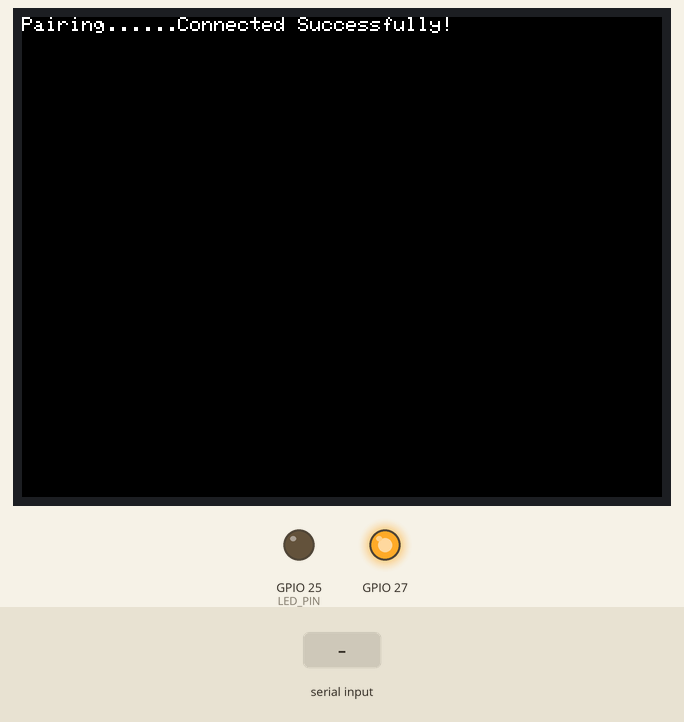
A sketch run on a simulated ESP32. Shown: 320×240 colour display, output pins drawn as LEDs (lit = HIGH). Inputs (shaded band) come from the test bench. Nothing arrives over Bluetooth unless stated; what the sketch prints to the serial monitor is not drawn.

Above: at 1.5 s.
1.6 s: "B\n" received over the second serial link
At 2.8 s:
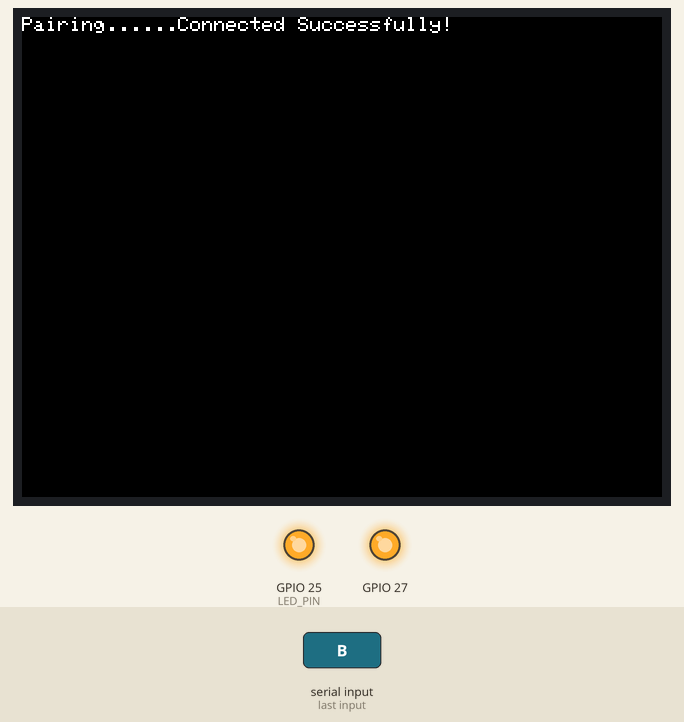
3.1 s: "A\n" received over the second serial link
At 3.9 s:
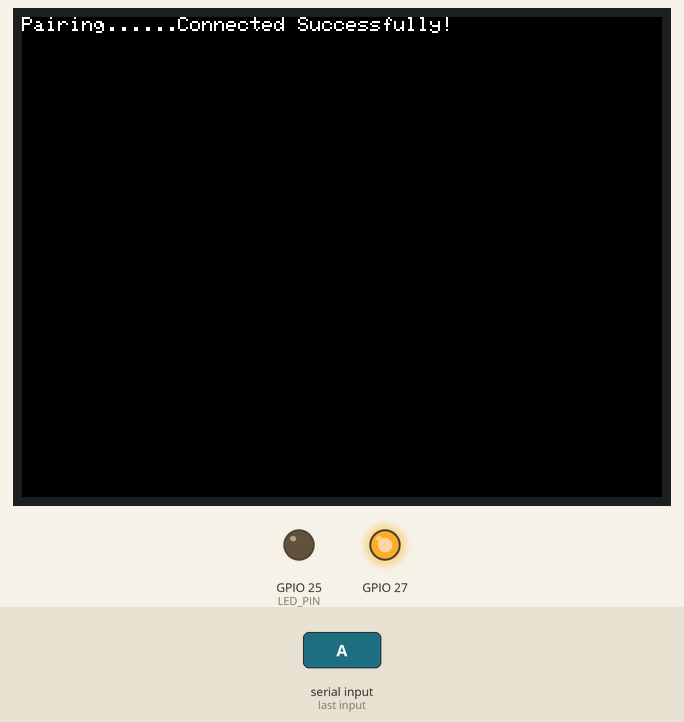
Timing chart, 0 to 6.1 s (numbered marks = the images above; inputs shaded):
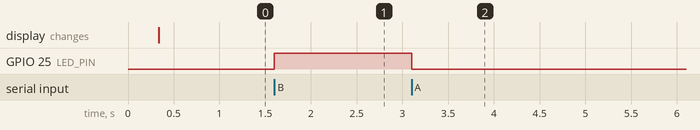

Measured:
- after the input at 1.6 s, GPIO 25 (LED_PIN): LOW → HIGH at once
- after the input at 3.1 s, GPIO 25 (LED_PIN): HIGH → LOW at once

The sketch:

server.ino
```cpp
/**************************CrowPanel ESP32 HMI Display Example Code************************
Version     :	1.0
Suitable for:	CrowPanel ESP32 HMI Display
Product link:	https://www.elecrow.com/esp32-display-series-hmi-touch-screen.html
Code	  link:	https://github.com/Elecrow-RD/CrowPanel-ESP32-Display-Course-File
Lesson	link:	https://www.youtube.com/watch?v=WHfPH-Kr9XU
Description	:	The code is currently available based on the course on YouTube,
              if you have any questions, please refer to the course video: Introduction
              to ask questions or feedback.
**************************************************************/


#include <TFT_eSPI.h>
/**************************TFT_eSPI************************
If you don't know how to configure TFT_eSPI library for the display and touch driver
Please refer to the content of the fifth lesson
**************************************************************/

#include <Arduino.h>
#include "BluetoothSerial.h"

// LED pin definition
#define LED_PIN   25

BluetoothSerial SerialBT;
const char *pin = "1234"; // Bluetooth pairing code, change it according to your needs
String slaveName = "ESP32-BT-Slave"; // Bluetooth slave device name
String myName = "ESP32-BT-Master"; // Bluetooth master device name

TFT_eSPI lcd = TFT_eSPI(); /* TFT entity */
uint16_t calData[5] = { 557, 3263, 369, 3493, 3  };

void setup() {
  bool connected; // Boolean variable, only has true and false values
  Serial.begin(115200);

  pinMode(LED_PIN, OUTPUT); // Set LED pin to output mode
  digitalWrite(LED_PIN, LOW); // Turn off LED

  // LCD initialization
  lcd.begin();
  lcd.setRotation(1);
  lcd.fillScreen(TFT_BLACK);
  lcd.setTouch(calData);
  delay(100);
  // Background light pin
  pinMode(27, OUTPUT);
  digitalWrite(27, HIGH);

  SerialBT.begin(myName, true); // Start Bluetooth serial
  Serial.printf("The device \"%s\" started in master mode, make sure slave BT device is on!\n", myName.c_str());
  SerialBT.setPin(pin); // Set the pairing code
  Serial.println("Using PIN");
  lcd.print("Pairing......");

  // Connect to slave device
  connected = SerialBT.connect(slaveName);
  Serial.printf("Connecting to slave BT device named \"%s\"\n", slaveName.c_str());
  if(connected) {
    Serial.println("Connected Successfully!");
    lcd.print("Connected Successfully!");
  } else {
    while(!SerialBT.connected(10000)) {
      Serial.println("Failed to connect. Make sure remote device is available and in range, then restart app.");
      lcd.print("Failed to connect.");
    }
  }
}

void loop() {
  // Read received bytes and add them to the message (buffer) array
  if (SerialBT.available()){
    char command = SerialBT.read();
    // command.trim(); // Remove whitespace from the beginning and end of a string (not needed for a single char)
    if (command == 'A')
    { // If the received command is "ON"
      digitalWrite(LED_PIN, LOW); // Turn on LED
      Serial.println("LED is ON");
    } else if (command == 'B')
    { // If the received command is "OFF"
      digitalWrite(LED_PIN, HIGH); // Turn off LED
      Serial.println("LED is OFF");
    } else
    {
      Serial.println("Unknown command");
    }
  }
}
```
